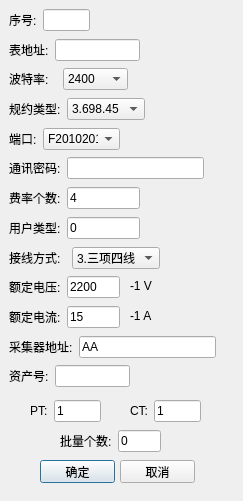
<?xml version="1.0" encoding="UTF-8"?>
<ui version="4.0">
    <class>Dialog</class>
    <widget class="QDialog" name="Dialog">
        <property name="geometry">
            <rect>
                <x>0</x>
                <y>0</y>
                <width>243</width>
                <height>501</height>
            </rect>
        </property>
        <property name="windowTitle">
            <string>Dialog</string>
        </property>
        <widget class="QWidget" name="layoutWidget">
            <property name="geometry">
                <rect>
                    <x>9</x>
                    <y>98</y>
                    <width>136</width>
                    <height>22</height>
                </rect>
            </property>
            <layout class="QHBoxLayout" name="horizontalLayout_2">
                <item>
                    <widget class="QLabel" name="label_14">
                        <property name="text">
                            <string>规约类型:</string>
                        </property>
                    </widget>
                </item>
                <item>
                    <widget class="QComboBox" name="comboBox_2">
                        <property name="currentIndex">
                            <number>3</number>
                        </property>
                        <item>
                            <property name="text">
                                <string>0.未知</string>
                            </property>
                        </item>
                        <item>
                            <property name="text">
                                <string>1.97</string>
                            </property>
                        </item>
                        <item>
                            <property name="text">
                                <string>2.07</string>
                            </property>
                        </item>
                        <item>
                            <property name="text">
                                <string>3.698.45</string>
                            </property>
                        </item>
                    </widget>
                </item>
            </layout>
        </widget>
        <widget class="QWidget" name="layoutWidget_2">
            <property name="geometry">
                <rect>
                    <x>9</x>
                    <y>128</y>
                    <width>111</width>
                    <height>22</height>
                </rect>
            </property>
            <layout class="QHBoxLayout" name="horizontalLayout_3">
                <item>
                    <widget class="QLabel" name="label_15">
                        <property name="text">
                            <string>端口:</string>
                        </property>
                    </widget>
                </item>
                <item>
                    <widget class="QComboBox" name="comboBox_3">
                        <item>
                            <property name="text">
                                <string>F2010201</string>
                            </property>
                        </item>
                        <item>
                            <property name="text">
                                <string>F2020201</string>
                            </property>
                        </item>
                        <item>
                            <property name="text">
                                <string>F2080201</string>
                            </property>
                        </item>
                        <item>
                            <property name="text">
                                <string>F2090201</string>
                            </property>
                        </item>
                    </widget>
                </item>
            </layout>
        </widget>
        <widget class="QWidget" name="layoutWidget_3">
            <property name="geometry">
                <rect>
                    <x>9</x>
                    <y>247</y>
                    <width>151</width>
                    <height>22</height>
                </rect>
            </property>
            <layout class="QHBoxLayout" name="horizontalLayout_4">
                <item>
                    <widget class="QLabel" name="label_16">
                        <property name="text">
                            <string>接线方式:</string>
                        </property>
                    </widget>
                </item>
                <item>
                    <widget class="QComboBox" name="comboBox_4">
                        <property name="currentIndex">
                            <number>3</number>
                        </property>
                        <item>
                            <property name="text">
                                <string>0.未知</string>
                            </property>
                        </item>
                        <item>
                            <property name="text">
                                <string>1.单相</string>
                            </property>
                        </item>
                        <item>
                            <property name="text">
                                <string>2.三项三线</string>
                            </property>
                        </item>
                        <item>
                            <property name="text">
                                <string>3.三项四线</string>
                            </property>
                        </item>
                    </widget>
                </item>
            </layout>
        </widget>
        <widget class="QPushButton" name="pushButton">
            <property name="geometry">
                <rect>
                    <x>40</x>
                    <y>460</y>
                    <width>75</width>
                    <height>23</height>
                </rect>
            </property>
            <property name="text">
                <string>确定</string>
            </property>
        </widget>
        <widget class="QPushButton" name="pushButton_2">
            <property name="geometry">
                <rect>
                    <x>120</x>
                    <y>460</y>
                    <width>75</width>
                    <height>23</height>
                </rect>
            </property>
            <property name="text">
                <string>取消</string>
            </property>
        </widget>
        <widget class="QLabel" name="label_17">
            <property name="geometry">
                <rect>
                    <x>130</x>
                    <y>310</y>
                    <width>54</width>
                    <height>12</height>
                </rect>
            </property>
            <property name="text">
                <string>-1 A</string>
            </property>
        </widget>
        <widget class="QLabel" name="label_18">
            <property name="geometry">
                <rect>
                    <x>130</x>
                    <y>280</y>
                    <width>54</width>
                    <height>12</height>
                </rect>
            </property>
            <property name="text">
                <string>-1 V</string>
            </property>
        </widget>
        <widget class="QWidget" name="layoutWidget">
            <property name="geometry">
                <rect>
                    <x>9</x>
                    <y>9</y>
                    <width>81</width>
                    <height>22</height>
                </rect>
            </property>
            <layout class="QHBoxLayout" name="horizontalLayout_10">
                <item>
                    <widget class="QLabel" name="label">
                        <property name="sizePolicy">
                            <sizepolicy hsizetype="Fixed" vsizetype="Fixed">
                                <horstretch>0</horstretch>
                                <verstretch>0</verstretch>
                            </sizepolicy>
                        </property>
                        <property name="text">
                            <string>序号:</string>
                        </property>
                    </widget>
                </item>
                <item>
                    <widget class="QLineEdit" name="lineEdit">
                        <property name="sizePolicy">
                            <sizepolicy hsizetype="Fixed" vsizetype="Fixed">
                                <horstretch>0</horstretch>
                                <verstretch>0</verstretch>
                            </sizepolicy>
                        </property>
                    </widget>
                </item>
            </layout>
        </widget>
        <widget class="QWidget" name="layoutWidget">
            <property name="geometry">
                <rect>
                    <x>9</x>
                    <y>39</y>
                    <width>131</width>
                    <height>22</height>
                </rect>
            </property>
            <layout class="QHBoxLayout" name="horizontalLayout_6">
                <item>
                    <widget class="QLabel" name="label_2">
                        <property name="text">
                            <string>表地址:</string>
                        </property>
                    </widget>
                </item>
                <item>
                    <widget class="QLineEdit" name="lineEdit_2">
                        <property name="text">
                            <string/>
                        </property>
                        <property name="maxLength">
                            <number>12</number>
                        </property>
                        <property name="frame">
                            <bool>true</bool>
                        </property>
                    </widget>
                </item>
            </layout>
        </widget>
        <widget class="QWidget" name="layoutWidget">
            <property name="geometry">
                <rect>
                    <x>9</x>
                    <y>68</y>
                    <width>119</width>
                    <height>22</height>
                </rect>
            </property>
            <layout class="QHBoxLayout" name="horizontalLayout">
                <item>
                    <widget class="QLabel" name="label_13">
                        <property name="text">
                            <string>波特率:</string>
                        </property>
                    </widget>
                </item>
                <item>
                    <widget class="QComboBox" name="comboBox">
                        <property name="currentIndex">
                            <number>3</number>
                        </property>
                        <item>
                            <property name="text">
                                <string>300</string>
                            </property>
                        </item>
                        <item>
                            <property name="text">
                                <string>600</string>
                            </property>
                        </item>
                        <item>
                            <property name="text">
                                <string>1200</string>
                            </property>
                        </item>
                        <item>
                            <property name="text">
                                <string>2400</string>
                            </property>
                        </item>
                        <item>
                            <property name="text">
                                <string>4800</string>
                            </property>
                        </item>
                        <item>
                            <property name="text">
                                <string>7200</string>
                            </property>
                        </item>
                        <item>
                            <property name="text">
                                <string>9600</string>
                            </property>
                        </item>
                        <item>
                            <property name="text">
                                <string>自适应</string>
                            </property>
                        </item>
                    </widget>
                </item>
            </layout>
        </widget>
        <widget class="QWidget" name="layoutWidget">
            <property name="geometry">
                <rect>
                    <x>9</x>
                    <y>157</y>
                    <width>195</width>
                    <height>22</height>
                </rect>
            </property>
            <layout class="QHBoxLayout" name="horizontalLayout_7">
                <item>
                    <widget class="QLabel" name="label_3">
                        <property name="text">
                            <string>通讯密码:</string>
                        </property>
                    </widget>
                </item>
                <item>
                    <widget class="QLineEdit" name="lineEdit_3"/>
                </item>
            </layout>
        </widget>
        <widget class="QWidget" name="layoutWidget">
            <property name="geometry">
                <rect>
                    <x>9</x>
                    <y>187</y>
                    <width>131</width>
                    <height>22</height>
                </rect>
            </property>
            <layout class="QHBoxLayout" name="horizontalLayout_8">
                <item>
                    <widget class="QLabel" name="label_4">
                        <property name="text">
                            <string>费率个数:</string>
                        </property>
                    </widget>
                </item>
                <item>
                    <widget class="QLineEdit" name="lineEdit_4">
                        <property name="text">
                            <string>4</string>
                        </property>
                    </widget>
                </item>
            </layout>
        </widget>
        <widget class="QWidget" name="layoutWidget">
            <property name="geometry">
                <rect>
                    <x>9</x>
                    <y>217</y>
                    <width>131</width>
                    <height>22</height>
                </rect>
            </property>
            <layout class="QHBoxLayout" name="horizontalLayout_9">
                <item>
                    <widget class="QLabel" name="label_5">
                        <property name="text">
                            <string>用户类型:</string>
                        </property>
                    </widget>
                </item>
                <item>
                    <widget class="QLineEdit" name="lineEdit_5">
                        <property name="text">
                            <string>0</string>
                        </property>
                    </widget>
                </item>
            </layout>
        </widget>
        <widget class="QWidget" name="layoutWidget">
            <property name="geometry">
                <rect>
                    <x>9</x>
                    <y>276</y>
                    <width>111</width>
                    <height>22</height>
                </rect>
            </property>
            <layout class="QHBoxLayout" name="horizontalLayout_5">
                <item>
                    <widget class="QLabel" name="label_6">
                        <property name="text">
                            <string>额定电压:</string>
                        </property>
                    </widget>
                </item>
                <item>
                    <widget class="QLineEdit" name="lineEdit_6">
                        <property name="text">
                            <string>2200</string>
                        </property>
                    </widget>
                </item>
            </layout>
        </widget>
        <widget class="QWidget" name="layoutWidget">
            <property name="geometry">
                <rect>
                    <x>9</x>
                    <y>306</y>
                    <width>111</width>
                    <height>22</height>
                </rect>
            </property>
            <layout class="QHBoxLayout" name="horizontalLayout_11">
                <item>
                    <widget class="QLabel" name="label_12">
                        <property name="text">
                            <string>额定电流:</string>
                        </property>
                    </widget>
                </item>
                <item>
                    <widget class="QLineEdit" name="lineEdit_12">
                        <property name="text">
                            <string>15</string>
                        </property>
                    </widget>
                </item>
            </layout>
        </widget>
        <widget class="QWidget" name="layoutWidget">
            <property name="geometry">
                <rect>
                    <x>9</x>
                    <y>336</y>
                    <width>207</width>
                    <height>22</height>
                </rect>
            </property>
            <layout class="QHBoxLayout" name="horizontalLayout_12">
                <item>
                    <widget class="QLabel" name="label_7">
                        <property name="text">
                            <string>采集器地址:</string>
                        </property>
                    </widget>
                </item>
                <item>
                    <widget class="QLineEdit" name="lineEdit_7">
                        <property name="text">
                            <string>AA</string>
                        </property>
                    </widget>
                </item>
            </layout>
        </widget>
        <widget class="QWidget" name="layoutWidget">
            <property name="geometry">
                <rect>
                    <x>9</x>
                    <y>365</y>
                    <width>121</width>
                    <height>22</height>
                </rect>
            </property>
            <layout class="QHBoxLayout" name="horizontalLayout_13">
                <item>
                    <widget class="QLabel" name="label_11">
                        <property name="text">
                            <string>资产号:</string>
                        </property>
                    </widget>
                </item>
                <item>
                    <widget class="QLineEdit" name="lineEdit_11"/>
                </item>
            </layout>
        </widget>
        <widget class="QWidget" name="layoutWidget">
            <property name="geometry">
                <rect>
                    <x>30</x>
                    <y>400</y>
                    <width>71</width>
                    <height>22</height>
                </rect>
            </property>
            <layout class="QHBoxLayout" name="horizontalLayout_14">
                <item>
                    <widget class="QLabel" name="label_8">
                        <property name="text">
                            <string>PT:</string>
                        </property>
                    </widget>
                </item>
                <item>
                    <widget class="QLineEdit" name="lineEdit_8">
                        <property name="text">
                            <string>1</string>
                        </property>
                    </widget>
                </item>
            </layout>
        </widget>
        <widget class="QWidget" name="layoutWidget">
            <property name="geometry">
                <rect>
                    <x>130</x>
                    <y>400</y>
                    <width>71</width>
                    <height>22</height>
                </rect>
            </property>
            <layout class="QHBoxLayout" name="horizontalLayout_15">
                <item>
                    <widget class="QLabel" name="label_10">
                        <property name="text">
                            <string>CT:</string>
                        </property>
                    </widget>
                </item>
                <item>
                    <widget class="QLineEdit" name="lineEdit_10">
                        <property name="text">
                            <string>1</string>
                        </property>
                    </widget>
                </item>
            </layout>
        </widget>
        <widget class="QWidget" name="layoutWidget">
            <property name="geometry">
                <rect>
                    <x>60</x>
                    <y>430</y>
                    <width>101</width>
                    <height>22</height>
                </rect>
            </property>
            <layout class="QHBoxLayout" name="horizontalLayout_16">
                <item>
                    <widget class="QLabel" name="label_9">
                        <property name="text">
                            <string>批量个数:</string>
                        </property>
                    </widget>
                </item>
                <item>
                    <widget class="QLineEdit" name="lineEdit_9">
                        <property name="text">
                            <string>0</string>
                        </property>
                    </widget>
                </item>
            </layout>
        </widget>
    </widget>
    <resources/>
    <connections>
        <connection>
            <sender>pushButton_2</sender>
            <signal>clicked()</signal>
            <receiver>Dialog</receiver>
            <slot>close()</slot>
            <hints>
                <hint type="sourcelabel">
                    <x>163</x>
                    <y>495</y>
                </hint>
                <hint type="destinationlabel">
                    <x>208</x>
                    <y>495</y>
                </hint>
            </hints>
        </connection>
    </connections>
</ui>
